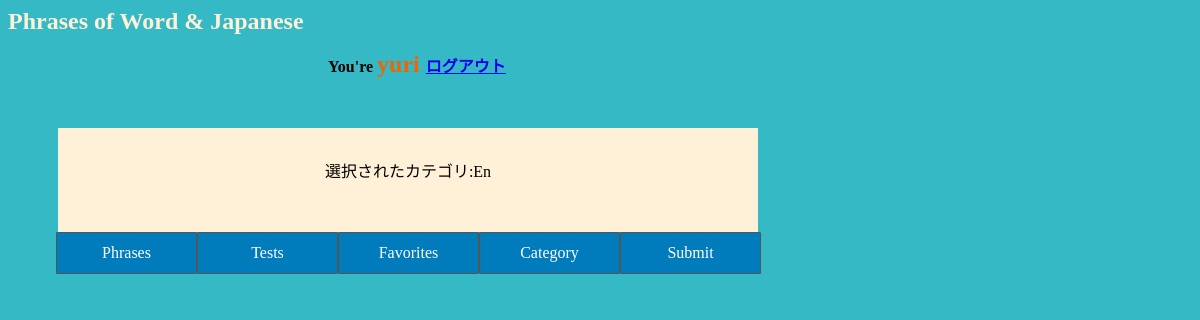
Before: /main/categoryback.php?cname=En (signed in) with the older database file.
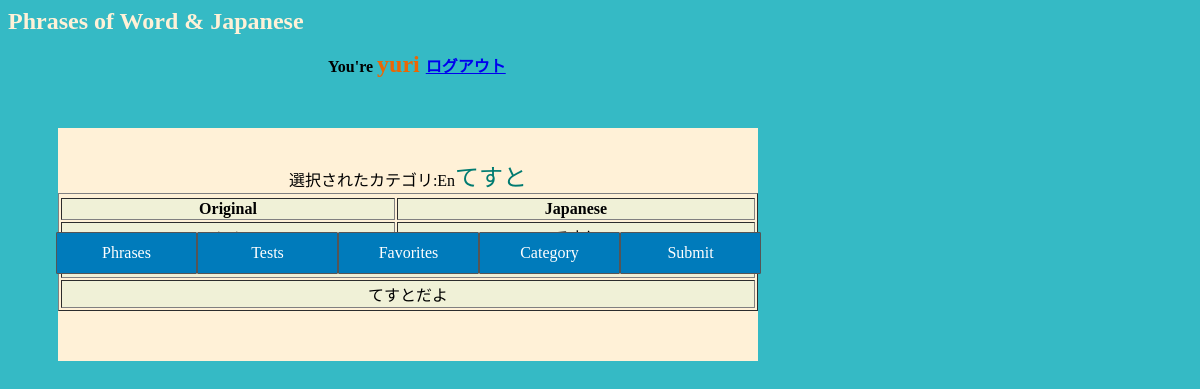
After: the same page with the newer database file.
### tables this page shows
CREATE TABLE user (uid integer PRIMARY KEY, uname text NOT NULL, password text);

CREATE TABLE script (sid integer PRIMARY KEY UNIQUE, stitle text, upid integer, fsp text, jsp text, video text, comment text);

### main/categoryback.php (the view, shortened to what this page needs)
<html>
<head>
    <link rel="stylesheet" type="text/css" href="basic.css">
</head>
<body
    <div id="bg1"
    data-2000="background-position:800px -1000px;"
    data-0="background-position:0px 0px;">
    <h1>Phrases of Word & Japanese</h1>
<?php
if($_SESSION["S_USERID"]){
    $id = $_SESSION["S_USERID"];
}else{
    header("HTTP/1.1 301 Moved Permanently");
    header("Location: index.php");
    exit;
}
if(! $db = new PDO("sqlite:../phrase.db")) {
    print "DB接続に失敗しました<br>";
} else {
    $sql = "select uname from user where uid='$id'";
    $stmt = $db -> prepare($sql);
    $flag = $stmt -> execute();
    $cols = $stmt->fetch(PDO::FETCH_NUM);
    print "<div class=name>You're <font size=5 color=#ec6604> $cols[0] </font> <a href=logout.php>ログアウト</a></div>";
}
?>
<div id="tab">
      <a href="home.php">Phrases</a>
      <a href="tests.php">Tests</a>
      <a href="favorites.php">Favorites</a>
      <a href="category.php">Category</a>
      <a href="submit.php">Submit</a>
    </div>
  <div id="main">
<?php
if(! $db = new PDO("sqlite:../phrase.db")){
  die("DB Connection Failed.");
}
$cname = $_GET['cname'];
if($cname){
print "選択されたカテゴリ:$cname";
   $sql=<<<EOM
     SELECT s.sid, s.stitle, s.fsp, s.jsp,s.comment, s.video
     FROM script s, category c
     WHERE s.sid = c.sid
       and c.cname = '$cname';
EOM;
   $stmt = $db -> prepare($sql);
   $stmt -> execute();
   print "<tr>";
   while($cols = $stmt->fetch(PDO::FETCH_NUM)){
       print "<table border=1>\n";
       print "<tr><font size=5 color='#007b71'>$cols[1]</font></tr>";
       print "<th>Original</th>";
       print "<th>Japanese</th>";
       print "<tr>\n";
       print "<td>$cols[2]</td><td>$cols[3]</td>";
       print "</tr>";
       print "</table>";
       print "<table border=1><th>Comment</th><tr><td>$cols[4]</td></tr></table>\n";
   }
}else{
   print "授業名を選択してください。\n";
 }
?>
</div>
</body>
</html>

### main/basic.css (style rules this page uses)
body { font-family: "Zapfino"; height: 32em; positon: absolute; background-position: center; // overflow:scroll; }
#bg1 { background: #35bac5; position: absolute; }
h1 { font-size: 1.5em; color: #fff1d7; z-index:1; white-space: nowrap; font-family:"Zapfino"; //position: fixed; }
.name { width: 50em; left: 20em; position: relative; font-weight: bold; }
#tab { position:absolute; top: 14em; left:3em; }
#tab a { border:1px solid #555; border-radius: 1px; width: 139px; color:#fff; background:#007bbb; float: left; height: 40px; line-height: 40px; text-align: center; display: block; text-decoration:none; }
table { font-family: serif; width: 700px; background-color: #fff1d7; margin: 0 auto; vertical-align:top; text-align: center; top:0em; }
tr { background-color: #f0f1d7; }
#main { width: 700px; margin: 0 auto; margin-top: 50px; margin-left:50px; margin-bottom: 100px; padding-top: 30px; padding-bottom: 50px; text-align: center; background-color:#fff1d7; }

Changed rows visible on the page:
added script: stitle "てすと", comment "てすとだよ"
